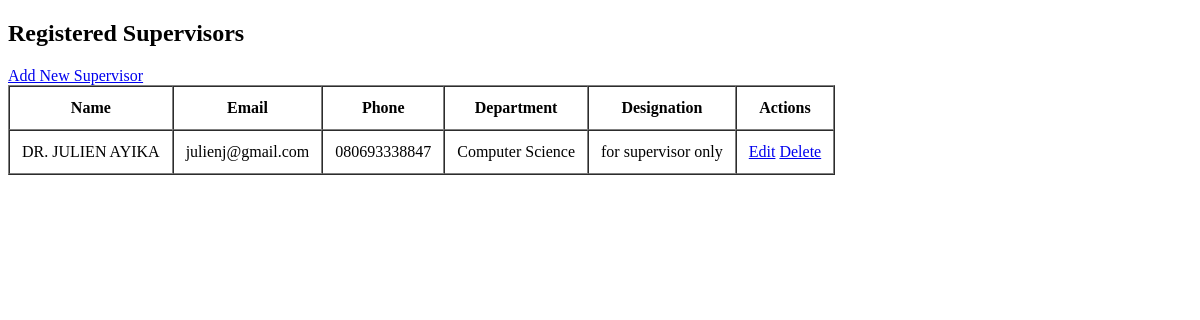
The page /students/supervisors/ on the database as committed earlier.
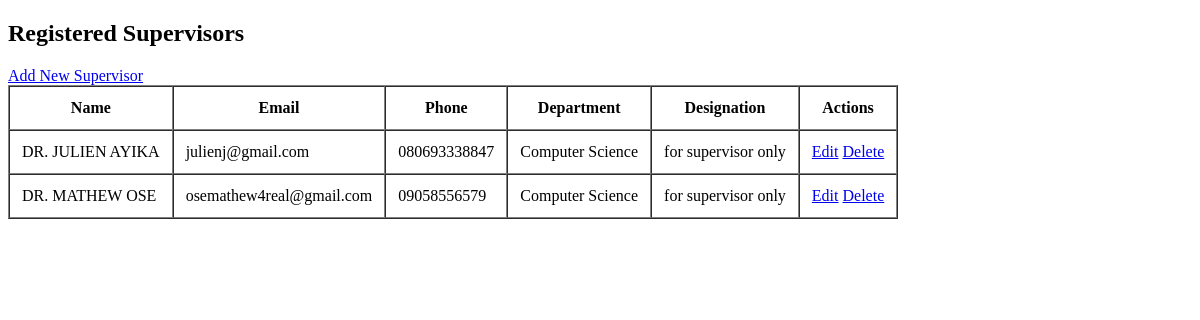
The same page on the database as committed later.
### students/models.py (models this page shows, shortened)
class Supervisor(models.Model):
    full_name = models.CharField(max_length=150)
    email = models.EmailField(unique=True)
    phone = models.CharField(max_length=20)
    department = models.CharField(max_length=100)
    designation = models.CharField(max_length=100)
    created_at = models.DateTimeField(auto_now_add=True)

### students/views.py (the view)
# urls.py: path('supervisors/', views.supervisor_list, name='supervisor_list'),
def supervisor_list(request):
    supervisors = Supervisor.objects.all()
    return render(request, 'students/supervisor_list.html', {
        'supervisors': supervisors
    })

### students/templates/students/supervisor_list.html (shortened to what this page needs)
<!DOCTYPE html>
<html>
<head>
</head>
<body>
<h2>Registered Supervisors</h2>
<a href="{% url 'supervisor_create' %}">Add New Supervisor</a>
<table border="1" cellpadding="12" cellspacing="0">
    <tr>
        <th>Name</th>
        <th>Email</th>
        <th>Phone</th>
        <th>Department</th>
        <th>Designation</th>
        <th>Actions</th>
    </tr>
    {% for supervisor in supervisors %}
    <tr>
        <td>{{ supervisor.full_name }}</td>
        <td>{{ supervisor.email }}</td>
        <td>{{ supervisor.phone }}</td>
        <td>{{ supervisor.department }}</td>
        <td>{{ supervisor.designation }}</td>
        <td>
            <a href="{% url 'supervisor_update' supervisor.id %}">Edit</a>
            <a href="{% url 'supervisor_delete' supervisor.id %}">Delete</a>
        </td>
    </tr>
    {% empty %}
    <tr>
        <td colspan="6">No supervisors registered yet.</td>
    </tr>
    {% endfor %}
</table>
</body>
</html>

Rows that differ between the two databases and show on the page:
added Supervisor: full_name "DR. MATHEW OSE", email "osemathew4real@gmail.com", phone "09058556579", department "Computer Science", designation "for supervisor only"
